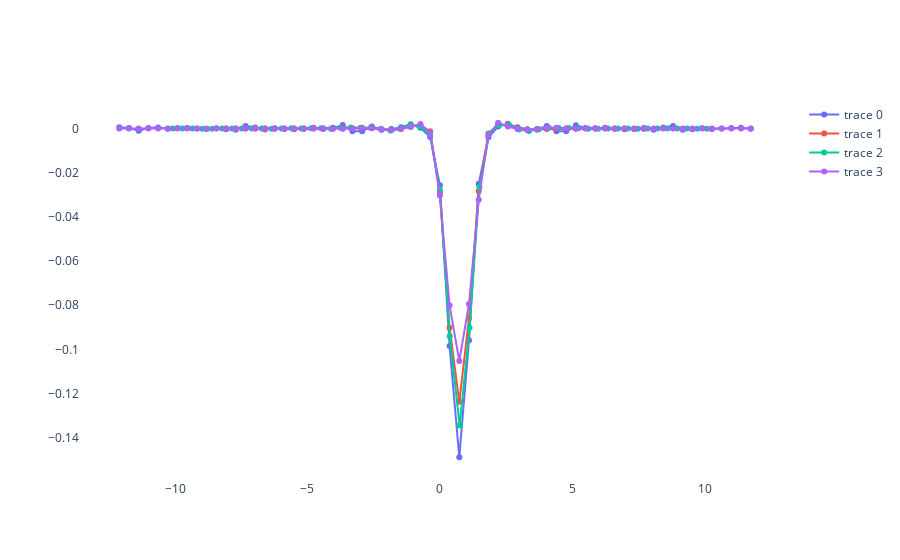

Notebook cell for this chart:
### Code cell
trace1 = go.Scatter(x = X2,y = vec_bulk2,mode = "lines+markers")

trace2 = go.Scatter(x = Xs3,y = vec_slab3_2,mode = "lines+markers")

trace3 = go.Scatter(x = Xs4,y = vec_slab5_2,mode = "lines+markers")

trace4 = go.Scatter(x = X2,y = vec_slab7_2,mode = "lines+markers")

data = [ trace1, trace2, trace3, trace4]
layout = dict(
    paper_bgcolor='rgba(0,0,0,0)',
    plot_bgcolor='rgba(0,0,0,0)',
)
fig = go.Figure(dict(data = data, layout = layout))
fig.show(dpi = 300)
